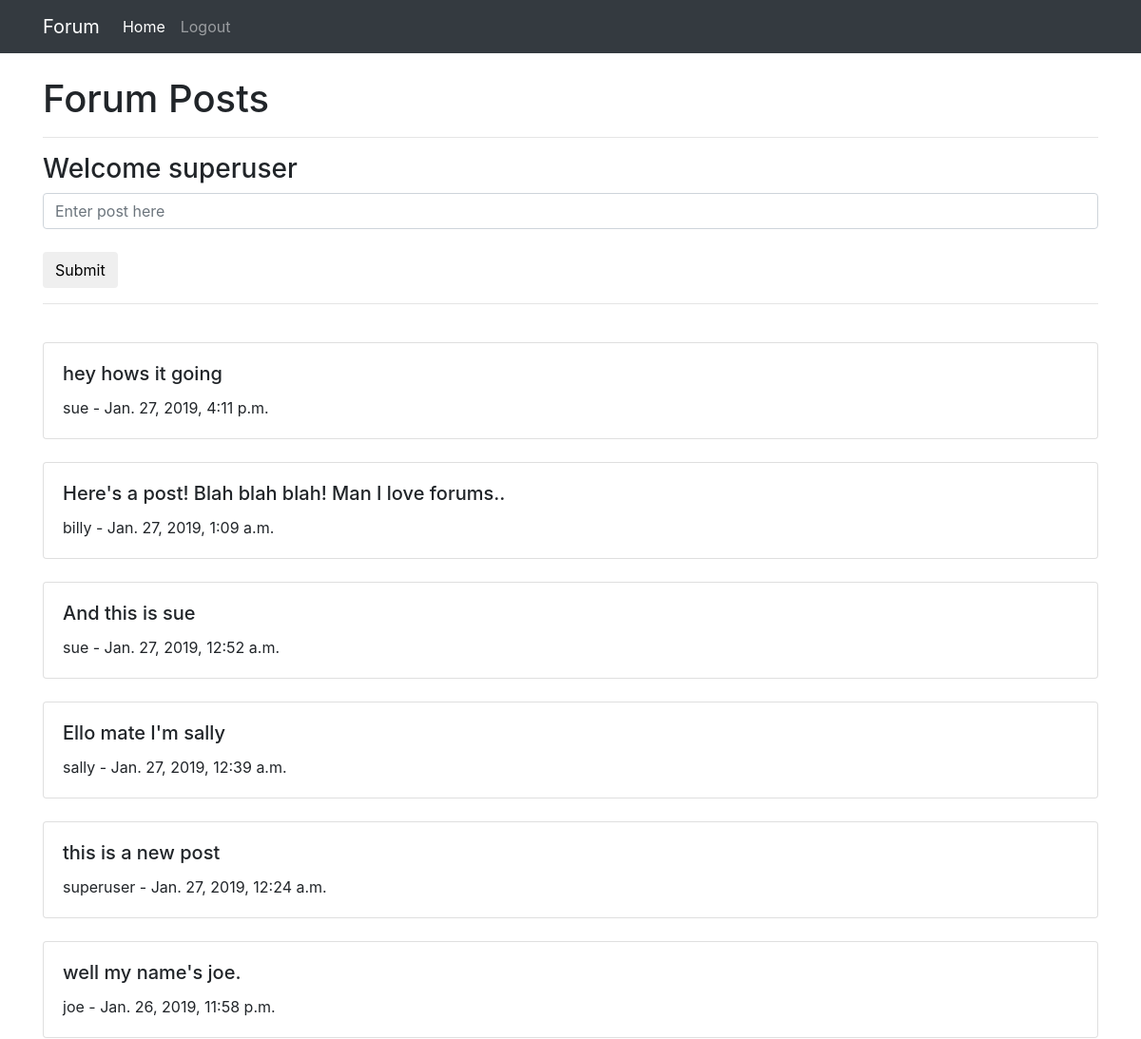
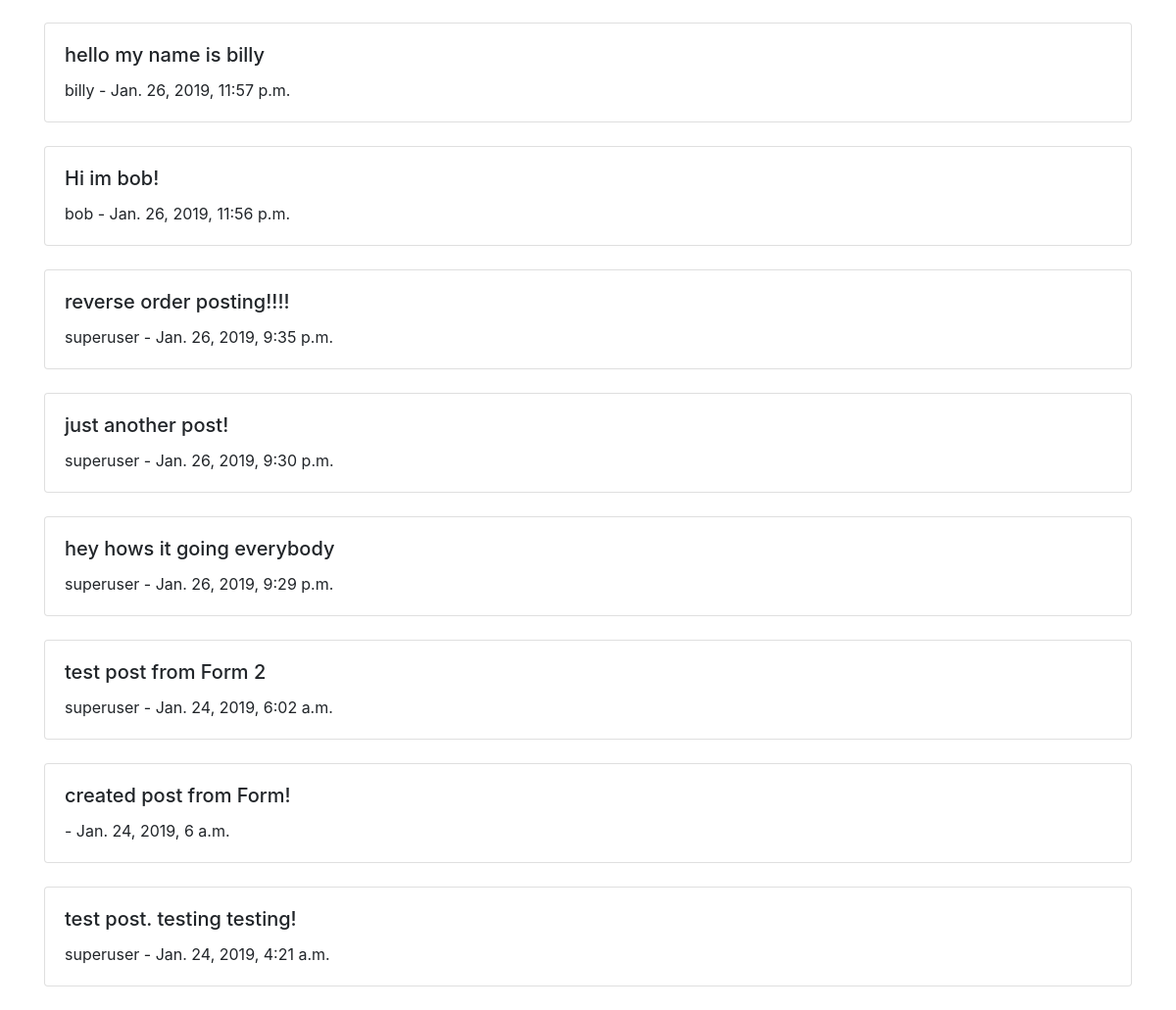
The app's page / (signed in) with its own data (2 pictures, top to bottom).
### posts/models.py (models this page shows, shortened)
class Post(models.Model):
    body = models.TextField(max_length=300)
    user = models.ForeignKey(User, on_delete=models.SET_NULL, null=True)
    datetime = models.DateTimeField(auto_now=True)

### forum/views.py (the view)
# urls.py: path('', views.HomeView.as_view(), name='home'),
class HomeView(View):
	def dispatch(self, request):
		User = request.user
		form = PostForm(request.POST or None)
		if request.user.is_authenticated:
			if form.is_valid():
				print(form.cleaned_data)
				body = form.cleaned_data.get("body")
				user = User
				new_post = Post(body=body, user=user)
				new_post.save()
				return redirect("/")
		post_list = Post.objects.all().order_by('-datetime')
		context = {
	        "form": form,
	        "post_list": post_list
	    }
		return render(request, "home_page.html", context)

### posts/forms.py
class PostForm(forms.Form):
	body = forms.CharField(max_length=300, widget=forms.TextInput(
                    attrs={
                        "class": "form-control",
                        "placeholder": "Enter post here"
                    }))

### templates/home_page.html
{% extends 'base.html' %}
{% block content %}
	{% url 'login' as login_url %}
	{% url 'register' as register_url %}
	<h1>Forum Posts</h1>
	<hr/>
	{% if request.user.is_authenticated %}
		<h3>Welcome {{ request.user.username }}</h3>
		<form method='POST'> {% csrf_token %}
	      {{ form.body }} <br/>
	      <button type='submit' class='btn btn-default'>Submit</button>
	    </form>
	{% else %}
		<h4>
			<a class="btn btn-primary" href="{{ login_url }}" role="button" >Login</a> or <a class="btn btn-secondary" href="{{ register_url }}" role="button" >Register</a> to submit a post.
		</h4>
	{% endif %}
	<hr/>
	<br/>
	{% for post in post_list %}
		{% include 'snippets/post.html' with instance=post %}
		<br/>
	{% endfor %}
{% endblock %}

### templates/snippets/post.html
<div class="card">
  <div class="card-body">
    <h5 class="card-title">{{ post.body }}</h5>
    <p class="card-text">{{ post.user.username }} - {{ post.datetime }}</p>
  </div>
</div>

### records on screen
Post: body "hey hows it going", user.username "sue", datetime "Jan. 27, 2019, 4:11 p.m."
Post: body "Here's a post! Blah blah blah! Man I love forums..", user.username "billy", datetime "Jan. 27, 2019, 1:09 a.m."
Post: body "And this is sue", user.username "sue", datetime "Jan. 27, 2019, 12:52 a.m."
Post: body "Ello mate I'm sally", user.username "sally", datetime "Jan. 27, 2019, 12:39 a.m."
Post: body "this is a new post", user.username "superuser", datetime "Jan. 27, 2019, 12:24 a.m."
Post: body "well my name's joe.", user.username "joe", datetime "Jan. 26, 2019, 11:58 p.m."
Post: body "hello my name is billy", user.username "billy", datetime "Jan. 26, 2019, 11:57 p.m."
Post: body "Hi im bob!", user.username "bob", datetime "Jan. 26, 2019, 11:56 p.m."
Post: body "reverse order posting!!!!", user.username "superuser", datetime "Jan. 26, 2019, 9:35 p.m."
Post: body "just another post!", user.username "superuser", datetime "Jan. 26, 2019, 9:30 p.m."
Post: body "hey hows it going everybody", user.username "superuser", datetime "Jan. 26, 2019, 9:29 p.m."
Post: body "test post from Form 2", user.username "superuser", datetime "Jan. 24, 2019, 6:02 a.m."
Post: body "created post from Form!", datetime "Jan. 24, 2019, 6 a.m."
Post: body "test post. testing testing!", user.username "superuser", datetime "Jan. 24, 2019, 4:21 a.m."

### other values on screen
{{ request.user.username }} "superuser"
